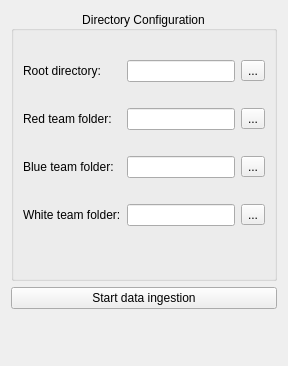
      <widget class="QWidget" name="DirectoryConfigView">
       <layout class="QGridLayout" name="gridLayout_2">
        <item row="2" column="0" rowspan="3">
         <widget class="QGroupBox" name="DirectoryConfigGroupbox">
          <property name="sizePolicy">
           <sizepolicy hsizetype="Preferred" vsizetype="Preferred">
            <horstretch>0</horstretch>
            <verstretch>0</verstretch>
           </sizepolicy>
          </property>
          <property name="title">
           <string>Directory Configuration</string>
          </property>
          <property name="alignment">
           <set>Qt::AlignCenter</set>
          </property>
          <layout class="QGridLayout" name="gridLayout_3">
           <property name="sizeConstraint">
            <enum>QLayout::SetDefaultConstraint</enum>
           </property>
           <property name="bottomMargin">
            <number>12</number>
           </property>
           <item row="4" column="1">
            <spacer name="DC_HorizontalSpacer2">
             <property name="orientation">
              <enum>Qt::Horizontal</enum>
             </property>
             <property name="sizeHint" stdset="0">
              <size>
               <width>40</width>
               <height>20</height>
              </size>
             </property>
            </spacer>
           </item>
           <item row="2" column="1">
            <spacer name="DC_HorizontalSpacer1">
             <property name="orientation">
              <enum>Qt::Horizontal</enum>
             </property>
             <property name="sizeHint" stdset="0">
              <size>
               <width>40</width>
               <height>20</height>
              </size>
             </property>
            </spacer>
           </item>
           <item row="0" column="1">
            <spacer name="DC_VerticalSpacer">
             <property name="orientation">
              <enum>Qt::Vertical</enum>
             </property>
             <property name="sizeType">
              <enum>QSizePolicy::Maximum</enum>
             </property>
             <property name="sizeHint" stdset="0">
              <size>
               <width>20</width>
               <height>20</height>
              </size>
             </property>
            </spacer>
           </item>
           <item row="6" column="1">
            <spacer name="DC_HorizontalSpacer3">
             <property name="orientation">
              <enum>Qt::Horizontal</enum>
             </property>
             <property name="sizeType">
              <enum>QSizePolicy::Minimum</enum>
             </property>
             <property name="sizeHint" stdset="0">
              <size>
               <width>40</width>
               <height>20</height>
              </size>
             </property>
            </spacer>
           </item>
           <item row="8" column="1">
            <widget class="QLineEdit" name="WhiteTeamLineEdit"/>
           </item>
           <item row="1" column="0">
            <widget class="QLabel" name="RootDirectoryLabel">
             <property name="text">
              <string>Root directory:</string>
             </property>
             <property name="wordWrap">
              <bool>false</bool>
             </property>
            </widget>
           </item>
           <item row="1" column="1">
            <widget class="QLineEdit" name="RootDirectoryLineEdit"/>
           </item>
           <item row="8" column="0">
            <widget class="QLabel" name="WhiteTeamFolderLabel">
             <property name="text">
              <string>White team folder:</string>
             </property>
            </widget>
           </item>
           <item row="3" column="1">
            <widget class="QLineEdit" name="RedTeamLineEdit"/>
           </item>
           <item row="3" column="0">
            <widget class="QLabel" name="RedTeamFolderLabel">
             <property name="text">
              <string>Red team folder:</string>
             </property>
            </widget>
           </item>
           <item row="5" column="1">
            <widget class="QLineEdit" name="BlueTeamLineEdit"/>
           </item>
           <item row="5" column="3">
            <widget class="QToolButton" name="BlueTeamToolButton">
             <property name="text">
              <string>...</string>
             </property>
            </widget>
           </item>
           <item row="1" column="3">
            <widget class="QToolButton" name="RootDirectoryToolButton">
             <property name="text">
              <string>...</string>
             </property>
            </widget>
           </item>
           <item row="3" column="3">
            <widget class="QToolButton" name="RedTeamToolButton">
             <property name="text">
              <string>...</string>
             </property>
            </widget>
           </item>
           <item row="5" column="0">
            <widget class="QLabel" name="BlueTeamFolderLabel">
             <property name="text">
              <string>Blue team folder:</string>
             </property>
            </widget>
           </item>
           <item row="8" column="3">
            <widget class="QToolButton" name="WhiteTeamToolButton">
             <property name="text">
              <string>...</string>
             </property>
            </widget>
           </item>
           <item row="9" column="1">
            <spacer name="DC_VerticalSpacer1">
             <property name="orientation">
              <enum>Qt::Vertical</enum>
             </property>
             <property name="sizeType">
              <enum>QSizePolicy::Expanding</enum>
             </property>
             <property name="sizeHint" stdset="0">
              <size>
               <width>20</width>
               <height>40</height>
              </size>
             </property>
            </spacer>
           </item>
          </layout>
         </widget>
        </item>
        <item row="5" column="0">
         <widget class="QPushButton" name="StartIngestionPushButton">
          <property name="text">
           <string>Start data ingestion</string>
          </property>
         </widget>
        </item>
        <item row="7" column="0" rowspan="2">
         <spacer name="DCVerticalSpacer_3">
          <property name="orientation">
           <enum>Qt::Vertical</enum>
          </property>
          <property name="sizeType">
           <enum>QSizePolicy::Ignored</enum>
          </property>
          <property name="sizeHint" stdset="0">
           <size>
            <width>20</width>
            <height>40</height>
           </size>
          </property>
         </spacer>
        </item>
        <item row="9" column="0">
         <widget class="QWidget" name="progressBar" native="true"/>
        </item>
       </layout>
      </widget>
